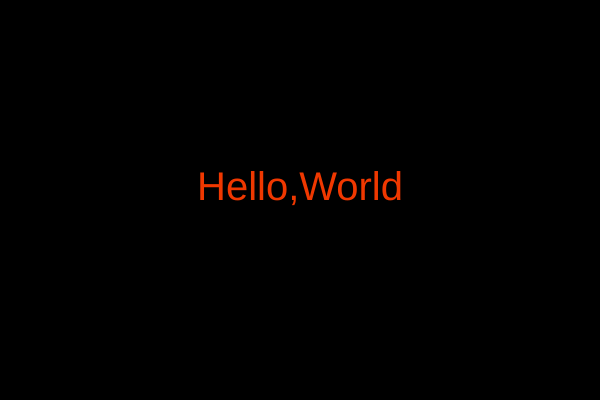
Frame 1 (no input)
Frame 60 (no input): identical to frame 1, image omitted
Frame 120 (the mouse pressed at the canvas centre since frame 60): identical to frame 1, image omitted

The p5.js sketch that drew this single still picture (run headless with seeded random() and noise() and a simulated clock; from frame 60 on, the mouse is pressed at the canvas centre):

// p5.js sketch
// ── sketch.js

// Setup code goes here
function setup() {
  createCanvas(600, 400);
  textSize(40);
  textAlign(CENTER);
 }


// Draw code goes here
function draw() {
  background(0);
  fill(240,56,0);
  text("Hello,World",width/2,height/2);
}
